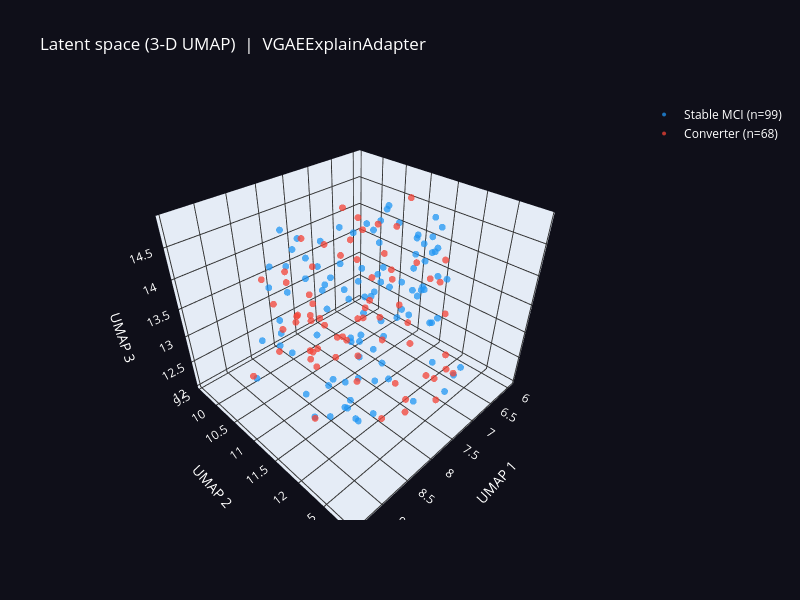

This figure's notebook cell:
### Markdown cell above
## 3-D latent space (UMAP)

Same pooled embeddings as the 2-D latent-space plot above, projected to 3 components
instead of 2 — purely a richer view of the same `X`/`LBL`, no extra adapter call.

### Code cell
EMB3D = ce.embed_3d(X, seed=SEED)
fig3d = ce.plot_latent_space_3d(EMB3D, LBL, title=f'Latent space (3-D UMAP)  |  {type(adapter).__name__}')
fig3d.show()

if OUT_DIR is not None:
    _html_path = OUT_DIR / 'figures' / 'latent_space_3d.html'
    _html_path.parent.mkdir(parents=True, exist_ok=True)
    fig3d.write_html(str(_html_path))
    SUMMARY['figures'].append(str(_html_path))
